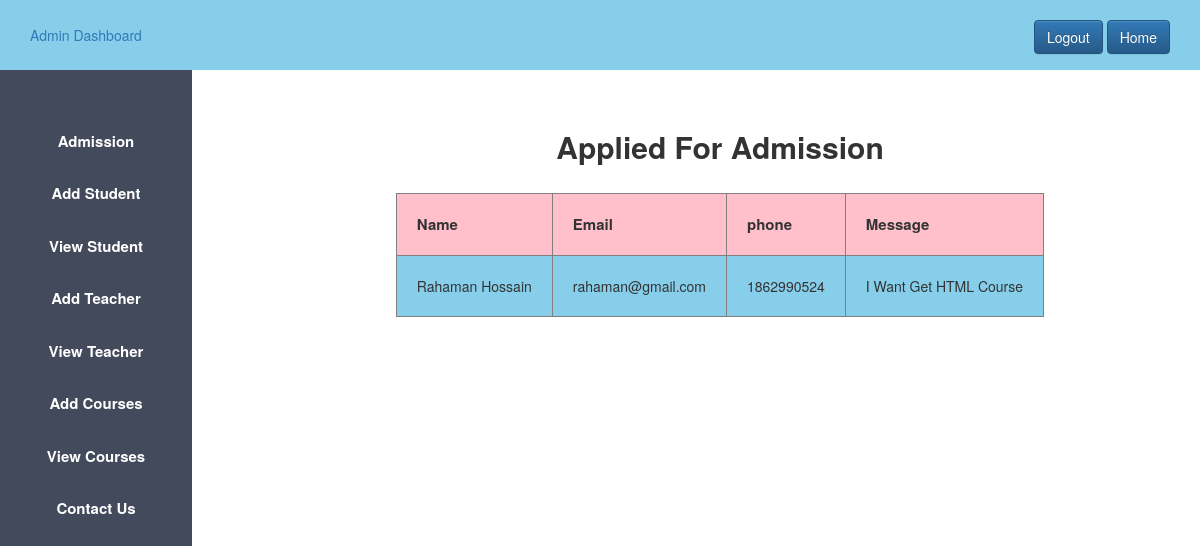
/admission_dashboard.php, run on the app's committed database.
### tables this page shows
CREATE TABLE `admission` (
  `id` int(11) NOT NULL,
  `name` varchar(50) DEFAULT NULL,
  `email` varchar(50) DEFAULT NULL,
  `phone` int(50) DEFAULT NULL,
  `message` varchar(50) DEFAULT NULL
);

### admission_dashboard.php (the view, shortened to what this page needs)
<?php
$host = "localhost";
$user = "root";
$password = "";
$db = "schoolproject";
$data = mysqli_connect($host, $user, $password, $db);
$sql= "SELECT * FROM admission";
$result= mysqli_query($data, $sql);
?>
<!DOCTYPE html>
<html lang="en">
<head>
          <?php
          include'admin_css.php';
          ?>
</head>
<body>
<?php
include'admin_sidebar.php';
?>
<div class="content">
    <center>
        <h2><b>Applied For Admission</b></h2><br>
        <table border="1px">
            <tr>
                <th style="padding:20px;font-size:15px; background-color:pink;"><b>Name</b></th>
                <th style="padding:20px;font-size:15px; background-color:pink;"><b>Email</b></th>
                <th style="padding:20px;font-size:15px; background-color:pink;"><b>phone</b></th>
                <th style="padding:20px;font-size:15px; background-color:pink;"><b>
                    Message
                </b></th>
            </tr>
            <?php
            while($info=$result->fetch_assoc())
            {
            ?>
            <tr>
                <td class="table_td">
                <?php echo"{$info['name']}";?>
            </td>
                <td class="table_td">
                <?php echo"{$info['email']}";?>
            </td>
                <td class="table_td">
                <?php echo"{$info['phone']}";?>
            </td>
                <td class="table_td">
                <?php echo"{$info['message']}";?>
            </td>
            </tr>
            <?php
            }
            ?>
        </table>
        </center>
</div>
</body>
</html>

### admin.css (style rules this page uses)
* { margin: 0px; padding: 0px; }
.content { margin-left:20%; margin-top: 5%; }

### admission_dashboard.php (style rules this page uses)
.table_td { padding:20px; background-color:skyblue; }

### data on the page
admission: name "Rahaman Hossain", email "rahaman@gmail.com", phone "1862990524", message "I Want Get HTML Course"
